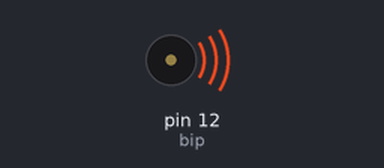
The sketch below on a simulated Arduino Uno, built with avr-gcc and run on an emulated ATmega328P. Shown: buzzer (waves = sounding).

Above: at 0.2 s.
Timing chart, 0 to 3.0 s (numbered marks = the images above):
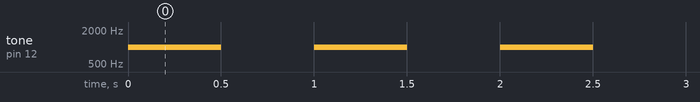

The sketch:

Buzzer.ino
```cpp
const int bip = 12;

void setup() {

pinMode(bip, OUTPUT);
}

void loop() {
tone(bip, 1000);
delay(500);
noTone(bip);
delay(500);
}
```

Measured:
- by itself, tone on pin 12 (bip): alternates 1000 Hz for 0.50 s and silent for 0.50 s
